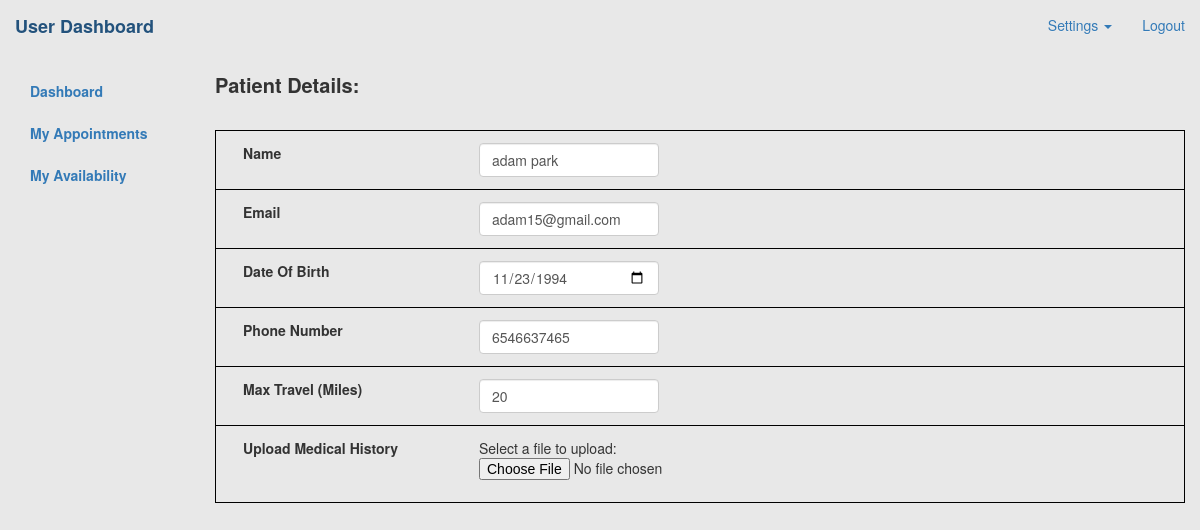
The page /patient/profile.php (signed in) on the database its author committed.
### tables this page shows
CREATE TABLE `patient` (
  `patient_id` int(10) UNSIGNED NOT NULL,
  `user_name` varchar(45) NOT NULL,
  `group_no` int(10) UNSIGNED DEFAULT NULL,
  `patient_name` varchar(45) NOT NULL,
  `patient_ssn` varchar(9) NOT NULL,
  `patient_dob` date NOT NULL,
  `patient_phno` varchar(20) NOT NULL,
  `patient_email` varchar(45) NOT NULL,
  `patient_location` point NOT NULL,
  `patient_street` varchar(50) NOT NULL,
  `patient_city` varchar(20) NOT NULL,
  `patient_state` varchar(20) NOT NULL,
  `patient_zip` varchar(10) NOT NULL,
  `max_travel` int(10) UNSIGNED DEFAULT NULL
);

### patient/profile.php (the view, shortened to what this page needs)
<?php
include('../config.php');
include('../include/header.php');
if (isset($_SESSION["username"])) {
    $username = $_SESSION["username"];
} else {
    session_unset();
    session_write_close();
				header("location: ../index.php");
				exit;
}
$query = $connection->prepare("SELECT * FROM patient WHERE user_name=:username");
$query->bindParam("username", $username, PDO::PARAM_STR);
$query->execute();
$result = $query->fetch(PDO::FETCH_ASSOC);
?>
<!DOCTYPE html>
<html lang="en">
<head>
	<?php include '../menus.php'; ?>
   <link rel="stylesheet" href="../css/tables.css">
			<div><span style="font-size:20px; margin-left: 15px;"><strong>Patient Details:</strong></span><div class="pull-right"></div>
				<div class="col-lg-10">
			      <table id="myTable" class="table" style="width: 600px;" cellspacing="0">
		</p><table id="myTable">
			<tr>
					<td>
					<div class="form-group">
						<label for="patient_name" class="col-md-3 control-label">Name</label>
						<div class="col-md-5">
						  <form action="profile_update.php" method="post">
						   <input id = "pat_input1" type="text" style="width: 180px;" class="form-control" name="patient_name" value="<?php echo htmlentities($result["patient_name"]);?>" >
						   </form>
						</div>
					</div>
					</td>
			</tr>
			<tr>
                   <td>
					<div class="form-group">
						<label for="patient_email" class="col-md-3 control-label">Email</label>
						<div class="col-md-5">
						  <form action="profile_update.php" method="post">
						   <input id = "pat_input2" type="email" style="width: 180px;" class="form-control" name="patient_email" value="<?php echo htmlentities($result["patient_email"]);?>" >
						   </form>
						</div>
					</div>
					</td>
			</tr>
			<tr>
                   <td>
					<div class="form-group">
						<label for="patient_dob" class="col-md-3 control-label">Date Of Birth</label>
						<div class="col-md-5">
						  <form action="profile_update.php" method="post">
						   <input id = "pat_input3" type="date" style="width: 180px;" class="form-control" name="patient_dob" value="<?php echo htmlentities($result["patient_dob"]);?>" >
						   </form>
						</div>
					</div>
					</td>
			</tr>
			<tr>
                   <td>
					<div class="form-group">
						<label for="patient_phno" class="col-md-3 control-label">Phone Number</label>
						<div class="col-md-5">
						  <form action="profile_update.php" method="post">
						   <input id = "pat_input4" type="number" onKeyPress="if(this.value.length==10) return false;" style="width: 180px;" class="form-control" pattern=".{3,10}" required title="3 to 10 characters" name="patient_phno" value="<?php echo htmlentities($result["patient_phno"]);?>" >
						   </form>
						</div>
					</div>
					</td>
			</tr>
			<tr>    <td>
					<div class="form-group">
						<label for="patient_travel" class="col-md-3 control-label">Max Travel (Miles)</label>
						<div class="col-md-5">
						  <form action="profile_update.php" method="post">
						   <input id = "pat_input5" type="number" style="width: 180px;" class="form-control" name="patient_maxdist" value="<?php echo htmlentities($result["max_travel"]);?>" >
						   </form>
						</div>
					</div>
					</td>
			</tr>
			<tr>
                   <td>
					<div class="form-group">
						<label for="patient_maxdist" class="col-md-3 control-label">Upload Medical History</label>
						<div class="col-md-5">
						<form action="profile_update.php" method="post" enctype="multipart/form-data">
							Select a file to upload:
							<input id = "pat_input6" type="file" name="patient_file" id="fileToUpload"></p>
						</form>
						</div>
					</div>
					</td>
			</tr>
		</table>
	</div>
</div>
<?php include('../include/footer.php');?>
</body>
</html>

### css/tables.css (style rules this page uses)
#myTable { border-collapse: collapse; width: 100%; font-size: 14px; }
#myTable th, #myTable td { text-align: left; padding: 12px; }
#myTable tr { border-bottom: 1px solid #ddd; }
table, th, td { border: 1px solid black; }
table { width: 100%; }

### rows shown on the page
patient: patient_name "adam park", patient_email "adam15@gmail.com", patient_dob "11/23/1994", patient_phno "6546637465", patient_maxdist "20"
